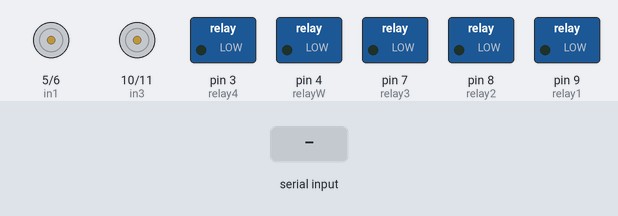
This sketch was run on a simulated Arduino Uno, built with avr-gcc and run on an emulated ATmega328P. On the bench: motor-driver pin pairs drawn as motors (green arrow = first pin HIGH = forward, orange = second pin HIGH = backward, longer = more drive), switched loads named in the sketch (green lamp = pin HIGH). The test bench sets the inputs (shaded band).

Above: at 1.2 s.
1.3 s: "F" received over Serial
At 2.2 s:
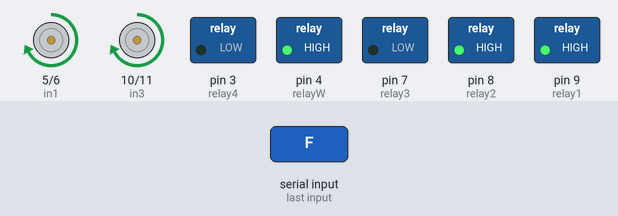
2.8 s: byte 50 ('2') received over Serial
At 3.4 s:
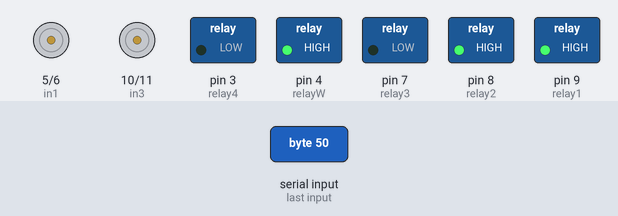
4.3 s: "B" received over Serial
At 5.5 s:
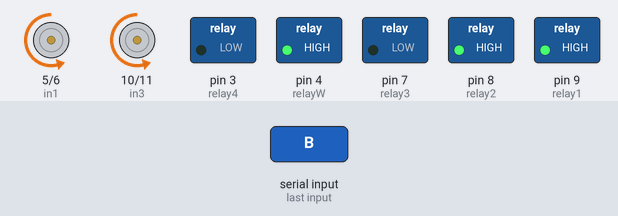
5.8 s: "L" received over Serial
At 6.9 s:
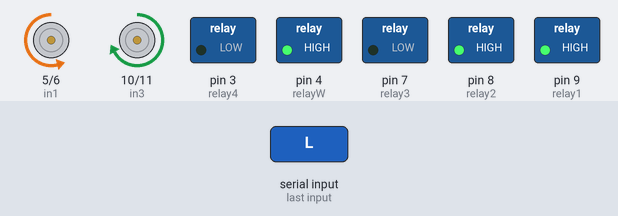
7.3 s: "R" received over Serial
At 8.0 s:
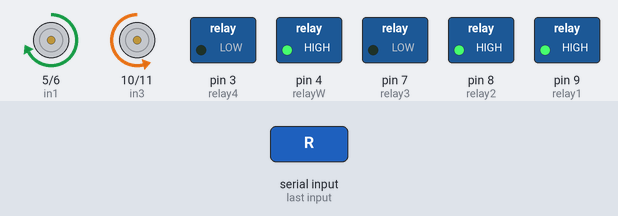
8.8 s: "G" received over Serial
At 9.1 s:
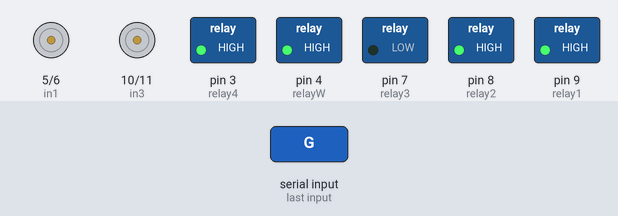
Timing chart, 0 to 11.3 s (numbered marks = the images above; inputs shaded):
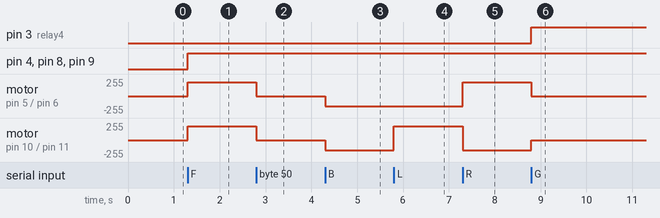

Measured:
- after the input at 1.3 s, pin 4 (relayW), pin 8 (relay2), pin 9 (relay1): LOW → HIGH at once; motor on pin 5 (in1) / pin 6 (in2), motor on pin 10 (in3) / pin 11 (in4): stopped → forward 204/255 at once
- after the input at 2.8 s, motor on pin 5 (in1) / pin 6 (in2), motor on pin 10 (in3) / pin 11 (in4): forward 204/255 → stopped at once
- after the input at 4.3 s, motor on pin 5 (in1) / pin 6 (in2), motor on pin 10 (in3) / pin 11 (in4): stopped → backward 153/255 at once
- after the input at 5.8 s, motor on pin 10 (in3) / pin 11 (in4): backward 153/255 → forward 204/255 at once
- after the input at 7.3 s, motor on pin 5 (in1) / pin 6 (in2): backward 153/255 → forward 204/255 at once; motor on pin 10 (in3) / pin 11 (in4): forward 204/255 → backward 153/255 at once
- after the input at 8.8 s, pin 3 (relay4): LOW → HIGH at once; motor on pin 5 (in1) / pin 6 (in2): forward 204/255 → stopped at once; motor on pin 10 (in3) / pin 11 (in4): backward 153/255 → stopped at once

The sketch:

Fire_Fighting_Robot.ino
```cpp
#define in1 5 //L298n Motor Driver pins.
#define in2 6
#define in3 10
#define in4 11
#define relay1 9 //Y-Axis Rotation Relay
#define relay2 8 //Y-Axis Rotation Relay
#define relay3 7 //X-Axis Rotation Relay
#define relay4 3 //X-Axis Rotation Relay
#define relayW 4 //PUMP Relay


int command; //Int to store app command state.
int Speed = 204; // 0 - 255.
int Speedsec;
int buttonState = 0;
int lastButtonState = 0;
int Turnradius = 0; //Set the radius of a turn, 0 - 255 Note:the robot will malfunction if this is higher than int Speed.
int brakeTime = 45;
int brkonoff = 1; //1 for the electronic braking system, 0 for normal.
boolean lightFront = false;
boolean lightBack = false;
boolean horn = false;

void setup()
{
  pinMode(in1, OUTPUT);
  pinMode(in2, OUTPUT);
  pinMode(in3, OUTPUT);
  pinMode(in4, OUTPUT);
  //pinMode(light_FR, OUTPUT);
  //pinMode(light_FL, OUTPUT);
  //pinMode(light_BR, OUTPUT);
  //inMode(light_BL, OUTPUT);
  //pinMode(horn_Buzz, OUTPUT);
  pinMode(relay1, OUTPUT);
  pinMode(relay2, OUTPUT);
  pinMode(relay3, OUTPUT);
  pinMode(relay4, OUTPUT);
  pinMode(relayW, OUTPUT);
  Serial.begin(9600);  //Set the baud rate to your Bluetooth module.
}

void loop()
{
  if (Serial.available() > 0)
  {
    command = Serial.read();
    Stop(); //Initialize with motors stoped.

    if (lightFront)
    {

      digitalWrite(relay1, LOW);
      digitalWrite(relay2, HIGH);
    }
    if (!lightFront)
    {

      digitalWrite(relay1, HIGH);
      digitalWrite(relay2, HIGH);
    }
    if (lightBack)
    {
      digitalWrite(relay2, LOW);
      digitalWrite(relay1, HIGH);

    }
    if (!lightBack)
    {
      digitalWrite(relay1, HIGH);
      digitalWrite(relay2, HIGH);

    }
    if (horn)
    {
      digitalWrite(relayW, LOW);

    }
    if (!horn)
    {
      digitalWrite(relayW, HIGH);

    }
    switch (command)
    {
      case 'F':
        forward();
        break;
      case 'B':
        back();
        break;
      case 'L':
        left();
        break;
      case 'R':
        right();
        break;
      case 'G':
        forwardleft();
        break;
      case 'I':
        forwardright();
        break;
      case 'H':
        backleft();
        break;
      case 'J':
        backright();
        break;
      case '0':
        Speed = 100;
        break;
      case '1':
        Speed = 140;
        break;
      case '2':
        Speed = 153;
        break;
      case '3':
        Speed = 165;
        break;
      case '4':
        Speed = 178;
        break;
      case '5':
        Speed = 191;
        break;
      case '6':
        Speed = 204;
        break;
      case '7':
        Speed = 216;
        break;
      case '8':
        Speed = 229;
        break;
      case '9':
        Speed = 242;
        break;
      case 'q':
        Speed = 255;
        break;
      case 'W':
        lightFront = true;
        break;
      case 'w':
        lightFront = false;
        break;
      case 'U':
        lightBack = true;
        break;
      case 'u':
        lightBack = false;
        break;
      case 'V':
        horn = true;
        break;
      case 'v':
        horn = false;
        break;
    }
    Speedsec = Turnradius;
    if (brkonoff == 1)
    {
      brakeOn();
    }
    else
    {
      brakeOff();
    }
  }
}

void forward() {
  analogWrite(in1, Speed);
  analogWrite(in3, Speed);
}

void back() {
  analogWrite(in2, Speed);
  analogWrite(in4, Speed);
}

void left() {
  analogWrite(in3, Speed);
  analogWrite(in2, Speed);
}

void right() {
  analogWrite(in4, Speed);
  analogWrite(in1, Speed);
}
void forwardleft() {

  digitalWrite(relay3, LOW);
  digitalWrite(relay4, HIGH);
}
void forwardright()
{
  digitalWrite(relay3, HIGH);
  digitalWrite(relay4, LOW);
}
void backright()
{

}
void backleft()
{

}

void Stop()
{
  analogWrite(in1, 0);
  analogWrite(in2, 0);
  analogWrite(in3, 0);
  analogWrite(in4, 0);
}

void brakeOn()
{
  //Here's the future use: an electronic braking system!
  // read the pushbutton input pin:
  buttonState = command;
  // compare the buttonState to its previous state
  if (buttonState != lastButtonState)
  {
    // if the state has changed, increment the counter
    if (buttonState == 'S')
    {
      if (lastButtonState != buttonState)
      {
        digitalWrite(in1, HIGH);
        digitalWrite(in2, HIGH);
        digitalWrite(in3, HIGH);
        digitalWrite(in4, HIGH);
        delay(brakeTime);
        Stop();
      }
    }
    // save the current state as the last state,
    //for next time through the loop
    lastButtonState = buttonState;
  }
}
void brakeOff()
{

}
```
